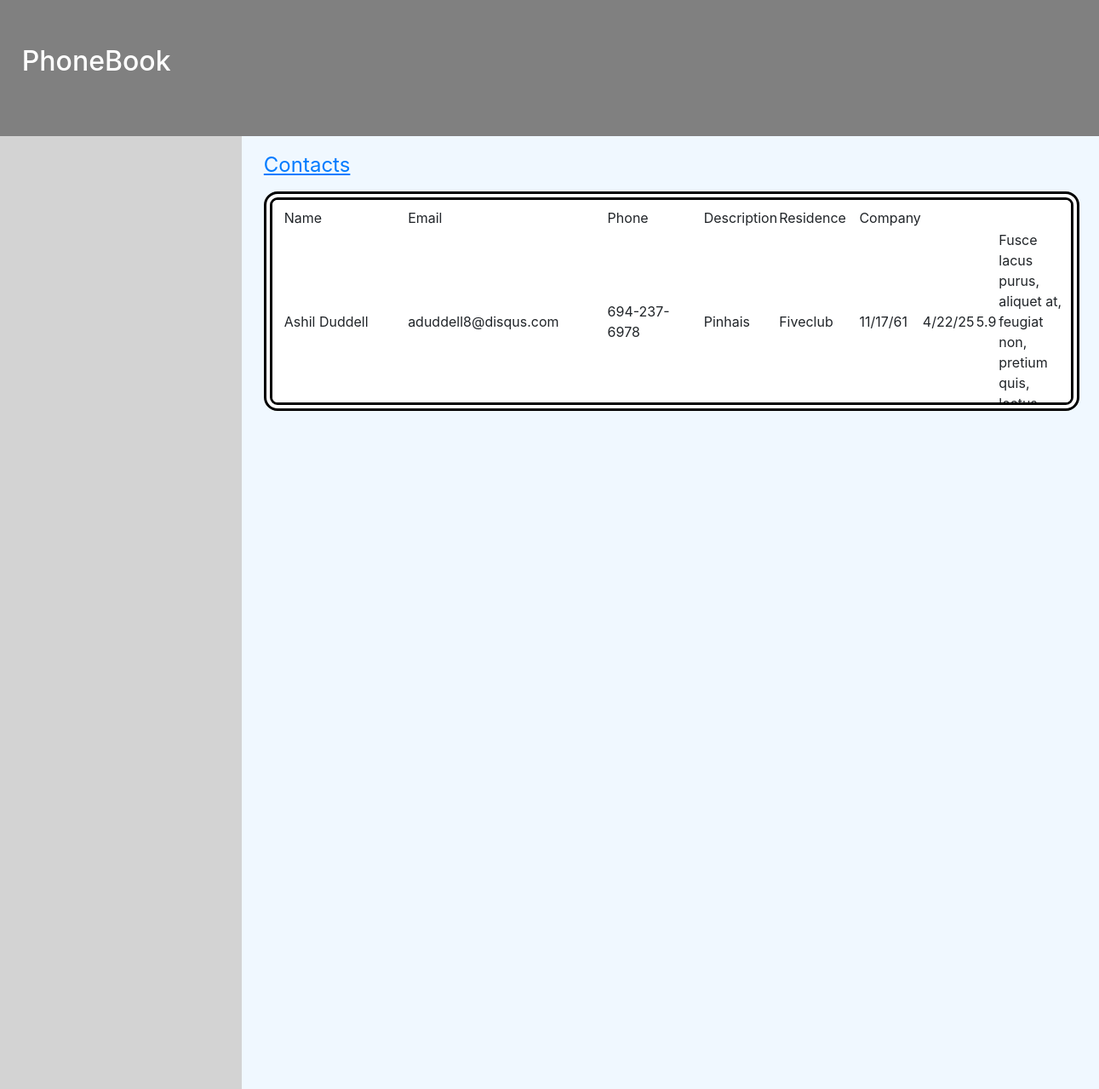
The page /Contacts (signed in) on the database its author committed.
### tables this page shows
CREATE TABLE Contact_Info (
    'contact_id' INTEGER PRIMARY KEY AUTOINCREMENT,
    'user_id',
    'first_name',
    'last_name',
    'email',
    'phone',
    'residence',
    'company',
    'birthday',
    'added_date',
    'friendship_score',
    'relationship_context',
    FOREIGN KEY(user_id) REFERENCES users(user_id)
);

### app.py (the view)
@app.route("/Contacts")
def Contacts():
    user_id = session.get('user_id')
    contacts = get_contacts(user_id)
    return render_template("Contacts.html", user_id=user_id, contacts=contacts)

### app.py (called while the page is built)
def get_contacts(user):
    con = sqlite3.connect('Phonebook.db')
    cur = con.cursor()
    contacts = cur.execute(f"SELECT * FROM Contact_Info WHERE user_id == {user} ").fetchall()
    return contacts

### Templates/Contacts.html (shortened to what this page needs)
{% extends 'base.html' %}
{% block content %}
   <div class = "header">
    <a href = "/Welcome">PhoneBook<a>
    </div>
    <div class = "all">
        <div class = "sidebar">
        </div>
        <div class = "container">
            <div class = "boxholder">
                <a href = "/Contacts">Contacts</a>
                <div class = "welcomebox">
                    <table>
                        <tr>
                            <td>Name&nbsp;&nbsp;&nbsp;&nbsp;&nbsp;&nbsp;&nbsp;&nbsp;&nbsp;&nbsp;&nbsp;&nbsp;&nbsp;&nbsp;&nbsp;&nbsp;&nbsp;&nbsp;&nbsp;&nbsp;&nbsp;&nbsp;</td>
                            <td>Email</td>
                            <td>Phone&nbsp;&nbsp;&nbsp;&nbsp;&nbsp;&nbsp;&nbsp;&nbsp;&nbsp;&nbsp;&nbsp;&nbsp;&nbsp;&nbsp;</td>
                            <td>Description</td>
                            <td>Residence&nbsp;&nbsp;&nbsp;</td>
                            <td>Company</td>
                        </tr>
                        {% for i in range(0, contacts|length) %}
                        <tr class = "contact">
                            <td>{{contacts[i][2]}}&nbsp;{{contacts[i][3]}}</td>
                            {%for j in range(4,contacts[i]|length)%}
                                <td>{{contacts[i][j]}}</td>
                            {%endfor%}
                        </tr>
                        {%endfor%}
                    </table>
                </div>
            </div>
        </div>
    </div>
{% endblock %}

### static/style.css (style rules this page uses)
body { background-color: aliceblue; margin:0; padding: 0; }
.header { position: relative; padding-top:6vh; padding-left:2vw; height:20vh; background-color: gray; border: none none solid 5px black; }
.header > a { text-decoration: unset; color:white; font-weight: 500; font-size: xx-large; }
.container { display: flex; justify-content: flex-start; flex-direction: column; padding-left: 2vw; padding-right:3vw; column-gap: 3vw; max-width: 100vw; width:93vw; padding-top:2vh; }
.boxholder { flex:1; min-width: 0; }
.welcomebox { margin-top: 1vw; height:20vw; overflow:scroll; border-radius: 2vh; background-color: white; border: double 10px black; }
label, a { font-size: x-large; text-decoration: underline; }
.contact { margin-left:5vw; }
.all { display: flex; flex-direction: row; }
.sidebar { background-color: lightgray; width:22vw; height:140vh; padding-left: 2vw; }
table { margin-top:1vh; margin-bottom:1vh ; margin-left:1vw; }

### rows shown on the page
Contact_Info: first_name "Ashil", last_name "Duddell", email "aduddell8@disqus.com" "694-237-6978" "Pinhais" "Fiveclub" "11/17/61" "4/22/25" "5.9" "Fusce lacus purus, aliquet at, feugiat non, pretium quis, lectus."
